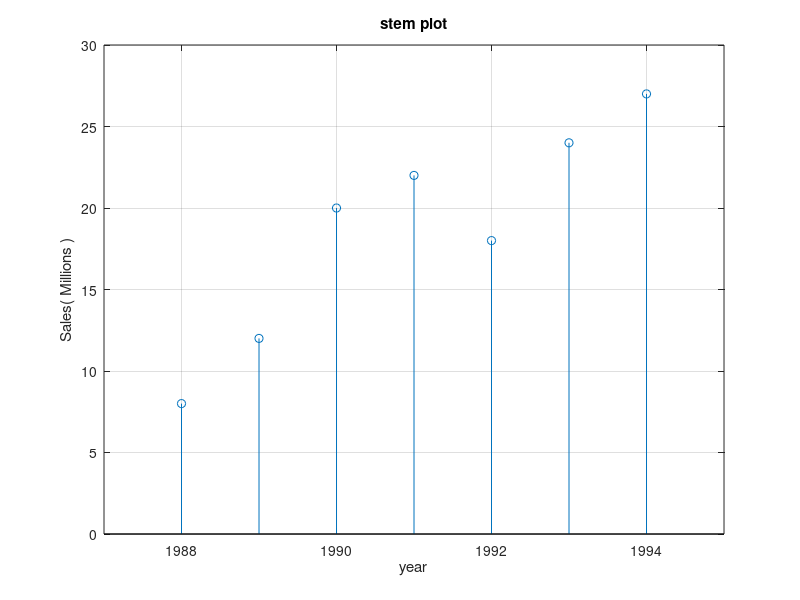

The MATLAB script that drew this image:
clc; clear;

x = [1988:1994];
y = [8 12 20 22 18 24 27];

stem(x, y);
title('stem plot');
axis([1987 1995 0 30]);
xlabel('year'); ylabel('Sales( Millions )');
grid on;
